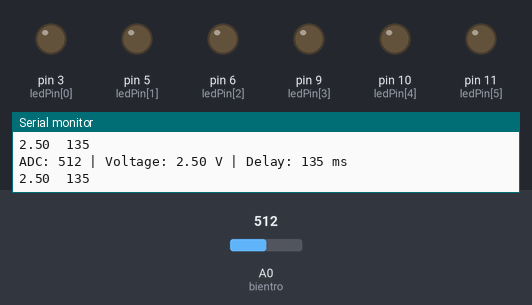
A sketch run on a simulated Arduino Uno, built with avr-gcc and run on an emulated ATmega328P. On the bench: output pins drawn as LEDs (lit = HIGH), the last lines printed to the serial monitor. Inputs (shaded band) come from the test bench; at power-on: A0 (bientro) = 512.

Above: at 1.2 s.
1.3 s: A0 (bientro) set to 315
At 1.5 s:
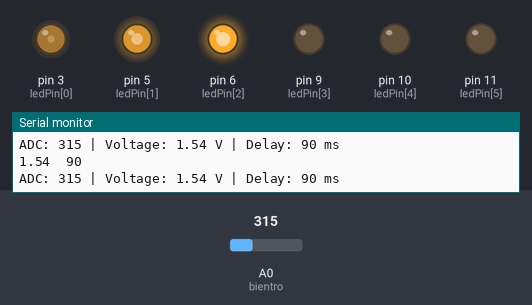
4.3 s: A0 (bientro) set to 302
At 7.29 s:
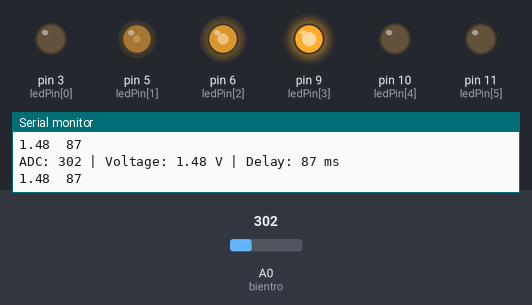
7.3 s: A0 (bientro) set to 0
At 7.9 s:
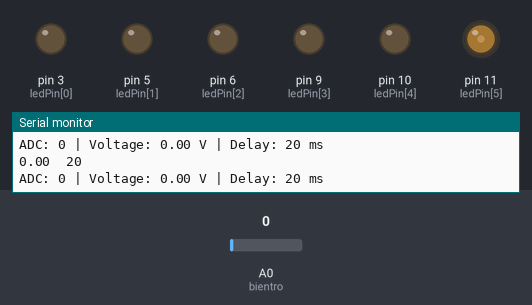
Timing chart, 0 to 16.3 s (numbered marks = the images above; inputs shaded):
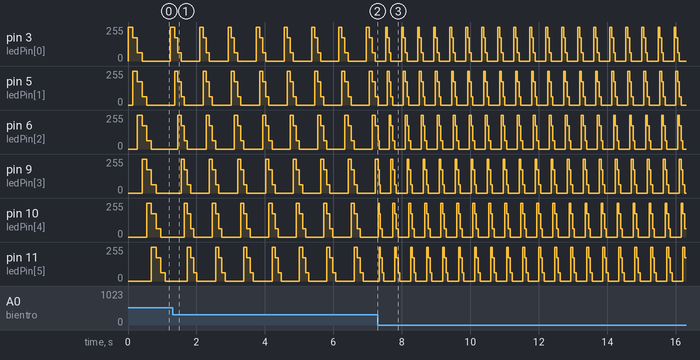

The sketch:

Detai2_morong3.ino
```cpp
const byte NUM_LED = 6;
const byte ledPin[NUM_LED] = {3, 5, 6, 9, 10, 11};

const byte bientro = A0;
const byte PWM_MAX = 255;

const float tailPattern[] = {1.0, 0.69, 0.25};

int headPos = 0;

void setup() {
  Serial.begin(9600);

  for (byte i = 0; i < NUM_LED; i++) {
    pinMode(ledPin[i], OUTPUT);
  }
}

void loop() {
  int pot = analogRead(bientro);
  float voltage = pot * (5.0 / 1023.0);

  int delayTime = map(pot, 0, 1023, 20, 250);

  for (byte i = 0; i < NUM_LED; i++) {

    int d = headPos - i;
    int pwm = 0;

    if (d >= 0 && d < 3) {
      pwm = (int)(tailPattern[d] * PWM_MAX);
    }

    analogWrite(ledPin[i], pwm);
  }

  headPos++;
  if (headPos >= NUM_LED + 3) {
    headPos = 0;
  }

  Serial.print("ADC: ");
  Serial.print(pot);
  Serial.print(" | Voltage: ");
  Serial.print(voltage, 2);
  Serial.print(" V | Delay: ");
  Serial.print(delayTime);
  Serial.println(" ms");

  Serial.print(voltage);
  Serial.print("\t");
  Serial.println(delayTime);

  delay(delayTime);
}
```

Measured:
- the behaviour switches between 303 and 302 on A0 (bientro) (found by bisection; images 1 and 2)
- by itself, pin 3 (ledPin[0]), pin 11 (ledPin[5]): repeats every 0.47 s: 175/255 0.05 s, 63/255 0.05 s, 0/255 0.31 s, 255/255 0.05 s
- by itself, pin 5 (ledPin[1]): repeats every 0.47 s: 255/255 0.05 s, 175/255 0.05 s, 63/255 0.05 s, 0/255 0.31 s
- by itself, pin 6 (ledPin[2]): repeats every 0.45 s: 0/255 0.30 s, 255/255 0.05 s, 175/255 0.05 s, 63/255 0.05 s
- by itself, pin 9 (ledPin[3]): repeats every 0.45 s: 63/255 0.04 s, 0/255 0.31 s, 255/255 0.05 s, 175/255 0.05 s
- by itself, pin 10 (ledPin[4]): repeats every 0.45 s: 175/255 0.04 s, 63/255 0.05 s, 0/255 0.31 s, 255/255 0.05 s
